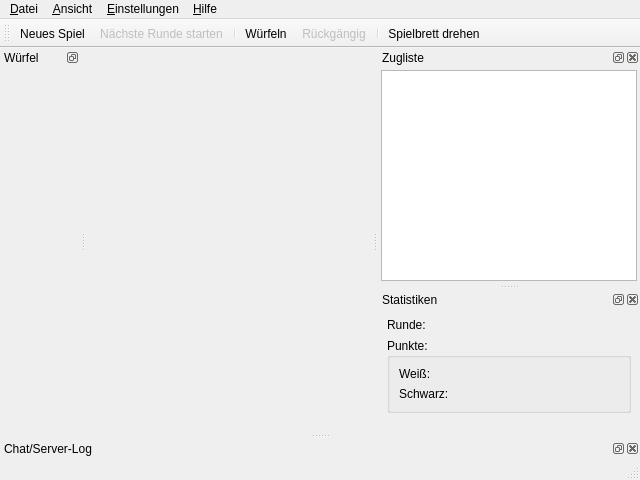
<ui version="4.0" >
 <class>MainWindow</class>
 <widget class="QMainWindow" name="MainWindow" >
  <property name="geometry" >
   <rect>
    <x>0</x>
    <y>0</y>
    <width>640</width>
    <height>480</height>
   </rect>
  </property>
  <property name="windowTitle" >
   <string>Backgammon</string>
  </property>
  <property name="windowIcon" >
   <iconset resource="data/gui.qrc" >
    <normaloff>:/toolbar/package_games_board.png</normaloff>:/toolbar/package_games_board.png</iconset>
  </property>
  <property name="unifiedTitleAndToolBarOnMac" >
   <bool>false</bool>
  </property>
  <widget class="QWidget" name="centralwidget" />
  <widget class="QMenuBar" name="menubar" >
   <property name="geometry" >
    <rect>
     <x>0</x>
     <y>0</y>
     <width>640</width>
     <height>22</height>
    </rect>
   </property>
   <widget class="QMenu" name="menu_Hilfe" >
    <property name="title" >
     <string>&amp;Hilfe</string>
    </property>
    <addaction name="action_show_license" />
    <addaction name="action_show_info" />
   </widget>
   <widget class="QMenu" name="menu_Ansicht" >
    <property name="title" >
     <string>&amp;Ansicht</string>
    </property>
    <addaction name="action_rotate" />
   </widget>
   <widget class="QMenu" name="menuEinstellungen" >
    <property name="title" >
     <string>&amp;Einstellungen</string>
    </property>
    <widget class="QMenu" name="menuFarben" >
     <property name="title" >
      <string>&amp;Farben</string>
     </property>
     <addaction name="action_color_white" />
     <addaction name="action_color_black" />
     <addaction name="action_color_bg" />
     <addaction name="action_color_bar" />
     <addaction name="action_color_pen" />
    </widget>
    <widget class="QMenu" name="menu_Sprache" >
     <property name="title" >
      <string>&amp;Sprache</string>
     </property>
     <addaction name="action_german" />
     <addaction name="action_english" />
    </widget>
    <addaction name="menuFarben" />
    <addaction name="menu_Sprache" />
   </widget>
   <widget class="QMenu" name="menu_Datei" >
    <property name="title" >
     <string>&amp;Datei</string>
    </property>
    <addaction name="action_new_game" />
    <addaction name="action_start_next_round" />
    <addaction name="action_autostart_rounds" />
    <addaction name="actionUndo" />
    <addaction name="separator" />
    <addaction name="action_quit" />
   </widget>
   <addaction name="menu_Datei" />
   <addaction name="menu_Ansicht" />
   <addaction name="menuEinstellungen" />
   <addaction name="menu_Hilfe" />
  </widget>
  <widget class="QStatusBar" name="statusbar" />
  <widget class="QToolBar" name="toolBar" >
   <property name="windowTitle" >
    <string>Toolbar</string>
   </property>
   <property name="orientation" >
    <enum>Qt::Horizontal</enum>
   </property>
   <attribute name="toolBarArea" >
    <enum>TopToolBarArea</enum>
   </attribute>
   <attribute name="toolBarBreak" >
    <bool>false</bool>
   </attribute>
   <addaction name="action_new_game" />
   <addaction name="action_start_next_round" />
   <addaction name="separator" />
   <addaction name="action_roll_dice" />
   <addaction name="actionUndo" />
   <addaction name="separator" />
   <addaction name="action_rotate" />
  </widget>
  <widget class="QDockWidget" name="dock_dice" >
   <property name="minimumSize" >
    <size>
     <width>80</width>
     <height>106</height>
    </size>
   </property>
   <property name="windowIcon" >
    <iconset resource="data/gui.qrc" >
     <normaloff>:/toolbar/package_games_board.png</normaloff>:/toolbar/package_games_board.png</iconset>
   </property>
   <property name="toolTip" >
    <string>Zeigt den letzten Würfelwurf an.</string>
   </property>
   <property name="features" >
    <set>QDockWidget::DockWidgetFloatable|QDockWidget::DockWidgetMovable</set>
   </property>
   <property name="windowTitle" >
    <string>Würfel</string>
   </property>
   <attribute name="dockWidgetArea" >
    <number>1</number>
   </attribute>
   <widget class="QWidget" name="dock_dice_widget" >
    <property name="minimumSize" >
     <size>
      <width>80</width>
      <height>80</height>
     </size>
    </property>
   </widget>
  </widget>
  <widget class="QDockWidget" name="dock_turn_list" >
   <property name="windowIcon" >
    <iconset resource="data/gui.qrc" >
     <normaloff>:/toolbar/view_remove.png</normaloff>:/toolbar/view_remove.png</iconset>
   </property>
   <property name="floating" >
    <bool>false</bool>
   </property>
   <property name="features" >
    <set>QDockWidget::AllDockWidgetFeatures</set>
   </property>
   <property name="allowedAreas" >
    <set>Qt::LeftDockWidgetArea|Qt::RightDockWidgetArea</set>
   </property>
   <property name="windowTitle" >
    <string>Zugliste</string>
   </property>
   <attribute name="dockWidgetArea" >
    <number>2</number>
   </attribute>
   <widget class="QWidget" name="dock_turn_list_contents" >
    <layout class="QVBoxLayout" >
     <property name="spacing" >
      <number>0</number>
     </property>
     <property name="margin" >
      <number>3</number>
     </property>
     <item>
      <widget class="QTableView" name="turn_list_view" >
       <property name="editTriggers" >
        <set>QAbstractItemView::NoEditTriggers</set>
       </property>
       <property name="alternatingRowColors" >
        <bool>true</bool>
       </property>
       <property name="verticalScrollMode" >
        <enum>QAbstractItemView::ScrollPerPixel</enum>
       </property>
       <property name="horizontalScrollMode" >
        <enum>QAbstractItemView::ScrollPerPixel</enum>
       </property>
      </widget>
     </item>
    </layout>
   </widget>
  </widget>
  <widget class="QDockWidget" name="dock_chat" >
   <property name="windowIcon" >
    <iconset resource="data/gui.qrc" >
     <normaloff>:/toolbar/edu_languages.png</normaloff>:/toolbar/edu_languages.png</iconset>
   </property>
   <property name="allowedAreas" >
    <set>Qt::BottomDockWidgetArea|Qt::TopDockWidgetArea</set>
   </property>
   <property name="windowTitle" >
    <string>Chat/Server-Log</string>
   </property>
   <attribute name="dockWidgetArea" >
    <number>8</number>
   </attribute>
   <widget class="QWidget" name="dock_chat_contents" />
  </widget>
  <widget class="QDockWidget" name="dock_stats" >
   <property name="windowIcon" >
    <iconset resource="data/gui.qrc" >
     <normaloff>:/toolbar/kpercentage.png</normaloff>:/toolbar/kpercentage.png</iconset>
   </property>
   <property name="features" >
    <set>QDockWidget::AllDockWidgetFeatures</set>
   </property>
   <property name="windowTitle" >
    <string>Statistiken</string>
   </property>
   <attribute name="dockWidgetArea" >
    <number>2</number>
   </attribute>
   <widget class="QWidget" name="dock_stats_contents" >
    <layout class="QVBoxLayout" >
     <item>
      <widget class="QLabel" name="n_rounds" >
       <property name="sizePolicy" >
        <sizepolicy vsizetype="Minimum" hsizetype="Preferred" >
         <horstretch>0</horstretch>
         <verstretch>0</verstretch>
        </sizepolicy>
       </property>
       <property name="text" >
        <string>Runde:</string>
       </property>
      </widget>
     </item>
     <item>
      <widget class="QGroupBox" name="group_wins" >
       <property name="title" >
        <string>Punkte:</string>
       </property>
       <layout class="QVBoxLayout" >
        <item>
         <widget class="QLabel" name="n_wins_white" >
          <property name="text" >
           <string>Weiß:</string>
          </property>
         </widget>
        </item>
        <item>
         <widget class="QLabel" name="n_wins_black" >
          <property name="text" >
           <string>Schwarz:</string>
          </property>
         </widget>
        </item>
       </layout>
      </widget>
     </item>
     <item>
      <spacer>
       <property name="orientation" >
        <enum>Qt::Vertical</enum>
       </property>
       <property name="sizeHint" stdset="0" >
        <size>
         <width>0</width>
         <height>0</height>
        </size>
       </property>
      </spacer>
     </item>
    </layout>
   </widget>
  </widget>
  <action name="action_new_game" >
   <property name="icon" >
    <iconset resource="data/gui.qrc" >
     <normaloff>:/toolbar/filenew.png</normaloff>:/toolbar/filenew.png</iconset>
   </property>
   <property name="text" >
    <string>&amp;Neues Spiel...</string>
   </property>
   <property name="statusTip" >
    <string>Startet ein neues Spiel.</string>
   </property>
   <property name="shortcut" >
    <string>Ctrl+N</string>
   </property>
  </action>
  <action name="action_quit" >
   <property name="icon" >
    <iconset resource="data/gui.qrc" >
     <normaloff>:/toolbar/exit.png</normaloff>:/toolbar/exit.png</iconset>
   </property>
   <property name="text" >
    <string>&amp;Beenden</string>
   </property>
   <property name="statusTip" >
    <string>Beendet das Programm.</string>
   </property>
   <property name="shortcut" >
    <string>Ctrl+Q</string>
   </property>
  </action>
  <action name="action_rotate" >
   <property name="checkable" >
    <bool>true</bool>
   </property>
   <property name="checked" >
    <bool>false</bool>
   </property>
   <property name="icon" >
    <iconset resource="data/gui.qrc" >
     <normaloff>:/toolbar/rotate_cw.png</normaloff>:/toolbar/rotate_cw.png</iconset>
   </property>
   <property name="text" >
    <string>Spielbrett d&amp;rehen</string>
   </property>
   <property name="statusTip" >
    <string>Dreht das Spielbrett um 180°.</string>
   </property>
   <property name="shortcut" >
    <string>Ctrl+T</string>
   </property>
  </action>
  <action name="action_color_white" >
   <property name="text" >
    <string>Spielerfarbe &lt;&amp;weiß>...</string>
   </property>
   <property name="iconText" >
    <string>Spielerfarbe &lt;weiß>...</string>
   </property>
   <property name="toolTip" >
    <string>Spielerfarbe &lt;weiß>...</string>
   </property>
   <property name="statusTip" >
    <string>Setzt die Farbe für den weißen Spieler.</string>
   </property>
  </action>
  <action name="action_color_black" >
   <property name="text" >
    <string>Spielerfarbe &lt;&amp;schwarz>...</string>
   </property>
   <property name="iconText" >
    <string>Spielerfarbe &lt;schwarz>...</string>
   </property>
   <property name="toolTip" >
    <string>Spielerfarbe &lt;schwarz>...</string>
   </property>
   <property name="statusTip" >
    <string>Setzt die Farbe für den schwarzen Spieler.</string>
   </property>
  </action>
  <action name="action_color_bg" >
   <property name="text" >
    <string>&amp;Hintergrundfarbe...</string>
   </property>
   <property name="statusTip" >
    <string>Setzt die Hintergrundsfarbe des Spielbretts.</string>
   </property>
  </action>
  <action name="action_color_bar" >
   <property name="text" >
    <string>Farbe für die &amp;Bar...</string>
   </property>
   <property name="statusTip" >
    <string>Setzt die Hintergrundsfarbe der Bar.</string>
   </property>
  </action>
  <action name="action_color_pen" >
   <property name="text" >
    <string>&amp;Umrandungsfarbe...</string>
   </property>
   <property name="statusTip" >
    <string>Setzt die Umrandungsfarbe für die "Zacken".</string>
   </property>
  </action>
  <action name="action_show_license" >
   <property name="text" >
    <string>&amp;Lizenz</string>
   </property>
  </action>
  <action name="action_show_info" >
   <property name="text" >
    <string>&amp;Info</string>
   </property>
  </action>
  <action name="action_roll_dice" >
   <property name="icon" >
    <iconset resource="data/gui.qrc" >
     <normaloff>:/toolbar/package_games_board.png</normaloff>:/toolbar/package_games_board.png</iconset>
   </property>
   <property name="text" >
    <string>&amp;Würfeln</string>
   </property>
   <property name="statusTip" >
    <string>Hier klicken zum Würfeln.</string>
   </property>
   <property name="shortcut" >
    <string>Ctrl+W</string>
   </property>
  </action>
  <action name="action_start_next_round" >
   <property name="enabled" >
    <bool>false</bool>
   </property>
   <property name="icon" >
    <iconset resource="data/gui.qrc" >
     <normaloff>:/toolbar/forward.png</normaloff>:/toolbar/forward.png</iconset>
   </property>
   <property name="text" >
    <string>Nächste &amp;Runde starten</string>
   </property>
   <property name="statusTip" >
    <string>Startet die nächste Runde.</string>
   </property>
   <property name="shortcut" >
    <string>Ctrl+R</string>
   </property>
  </action>
  <action name="action_autostart_rounds" >
   <property name="checkable" >
    <bool>true</bool>
   </property>
   <property name="text" >
    <string>Runden &amp;automatisch starten</string>
   </property>
  </action>
  <action name="action_german" >
   <property name="text" >
    <string>&amp;Deutsch</string>
   </property>
  </action>
  <action name="action_english" >
   <property name="text" >
    <string>&amp;English</string>
   </property>
  </action>
  <action name="actionUndo" >
   <property name="enabled" >
    <bool>false</bool>
   </property>
   <property name="icon" >
    <iconset resource="data/gui.qrc" >
     <normaloff>:/toolbar/undo.png</normaloff>:/toolbar/undo.png</iconset>
   </property>
   <property name="text" >
    <string>Rückgängig</string>
   </property>
   <property name="shortcut" >
    <string>Ctrl+Z</string>
   </property>
  </action>
 </widget>
 <resources>
  <include location="data/gui.qrc" />
 </resources>
 <connections>
  <connection>
   <sender>action_quit</sender>
   <signal>triggered()</signal>
   <receiver>MainWindow</receiver>
   <slot>close()</slot>
   <hints>
    <hint type="sourcelabel" >
     <x>-1</x>
     <y>-1</y>
    </hint>
    <hint type="destinationlabel" >
     <x>267</x>
     <y>243</y>
    </hint>
   </hints>
  </connection>
 </connections>
</ui>
